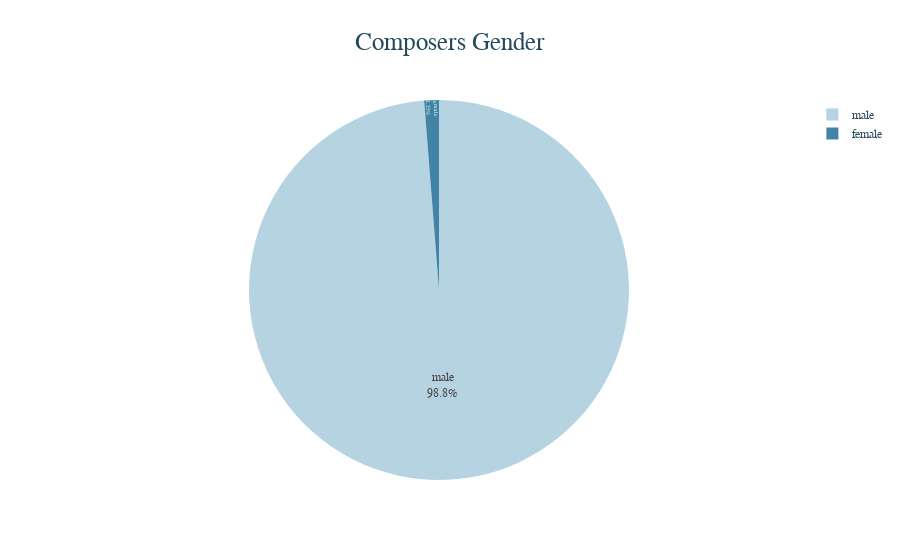

The notebook cell this image was saved under:
### Code cell
colors = ['#b6d3e2', '#4284a6']

viz5 = px.pie(ttt, names='gender', values='number', 
              title='Composers Gender',
             template='simple_white', hover_name="gender", hover_data={'gender':False}
             )

viz5.layout.title.font = dict(
                        family='Trebuchet MS', size=25)
viz5.update_traces(textposition='inside', textinfo='percent+label')

viz5.layout.title.x = 0.5
viz5.layout.title.xanchor = 'center'

viz5.layout.font = dict(
                    family='Trebuchet MS', color='#24495b')
viz5.update_traces(marker=dict(colors=colors))

# viz5.update_traces(marker=dict(colors=colors, line=dict(color='#000000', width=2)))

viz5

### Figure 1 — Plotly figure (JSON) as saved in the notebook; plotly's stock layout.template omitted (floating-point values rounded to 4 significant figures)
{"data": [{"customdata": [["male"], ["female"]], "domain": {"x": [0, 1], "y": [0, 1]}, "hovertemplate": "<b>%{hovertext}</b><br><br>number=%{value}<extra></extra>", "hovertext": ["male", "female"], "labels": ["male", "female"], "legendgroup": "", "marker": {"colors": ["#b6d3e2", "#4284a6"]}, "name": "", "showlegend": true, "textinfo": "percent+label", "textposition": "inside", "type": "pie", "values": [237, 3]}], "layout": {"font": {"color": "#24495b", "family": "Trebuchet MS"}, "legend": {"tracegroupgap": 0}, "title": {"font": {"family": "Trebuchet MS", "size": 25}, "text": "Composers Gender", "x": 0.5, "xanchor": "center"}}}
